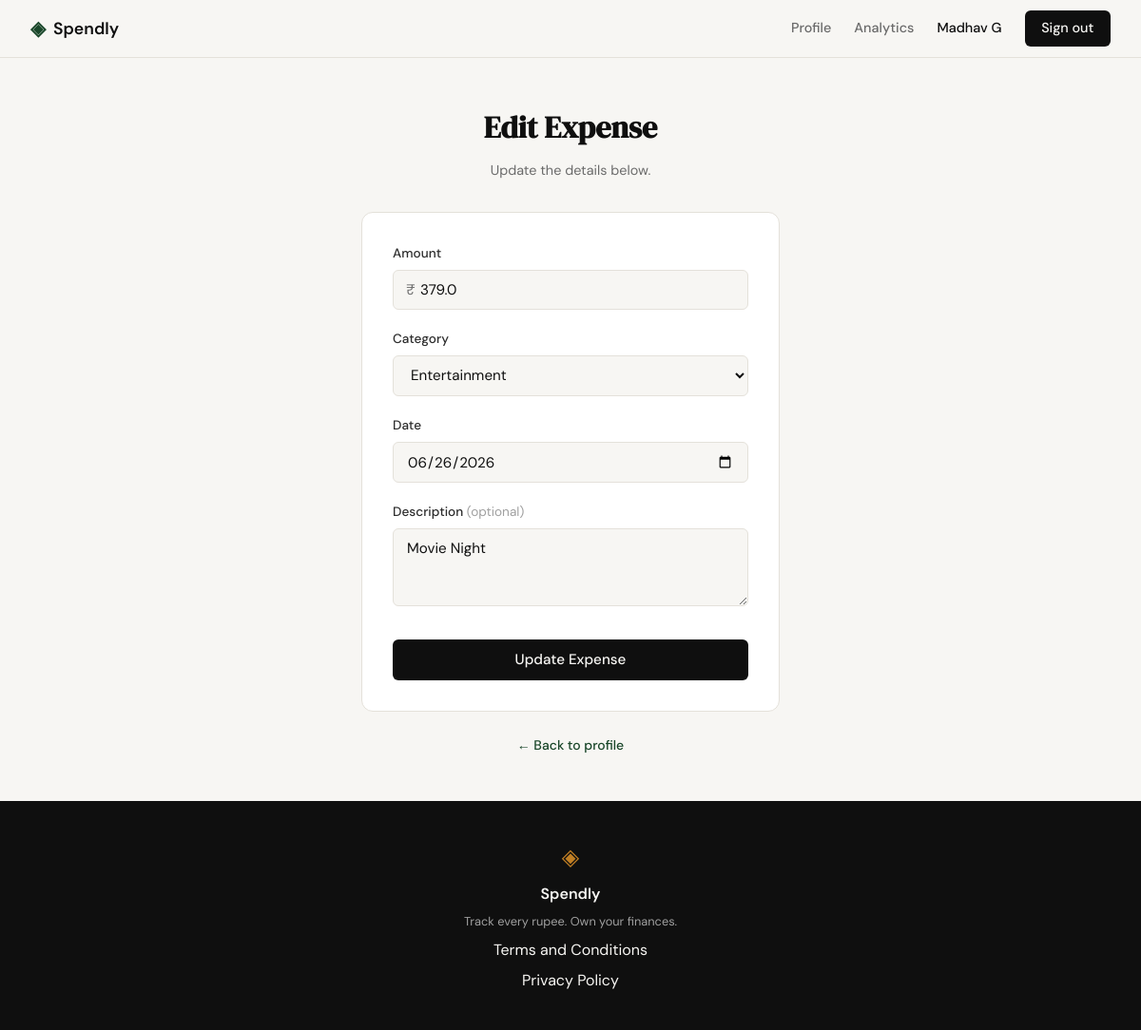
Screenshot of /expenses/20/edit (signed in) with the database file from the repository.
### tables this page shows
CREATE TABLE expenses (
            id          INTEGER PRIMARY KEY AUTOINCREMENT,
            user_id     INTEGER NOT NULL REFERENCES users(id),
            amount      REAL    NOT NULL,
            category    TEXT    NOT NULL,
            date        TEXT    NOT NULL,
            description TEXT,
            created_at  TEXT    DEFAULT (datetime('now'))
        );

### app.py (the view, shortened to what this page needs)
@app.route("/expenses/<int:id>/edit", methods=["GET", "POST"])
def edit_expense(id):
    if not session.get("user_id"):
        return redirect(url_for("login"))
    expense = get_expense_by_id(id, session["user_id"])
    if expense is None:
        abort(404)
    if request.method == "POST":
        if request.form.get("csrf_token") != session.get("csrf_token"):
            abort(403)
    if request.method == "GET":
        return render_template("edit_expense.html",
                               categories=CATEGORIES,
                               expense=expense)

### database/db.py (called while the page is built)
def get_db():
    conn = sqlite3.connect(DB_PATH)
    conn.row_factory = sqlite3.Row
    conn.execute("PRAGMA foreign_keys = ON")
    return conn

### database/queries.py (called while the page is built)
def get_expense_by_id(expense_id, user_id):
    conn = get_db()
    row = conn.execute(
        "SELECT id, amount, category, date, description FROM expenses "
        "WHERE id = ? AND user_id = ?",
        (expense_id, user_id),
    ).fetchone()
    conn.close()
    return row

### templates/edit_expense.html (shortened to what this page needs)
{% extends "base.html" %}
{% block content %}
<section class="auth-section">
  <div class="auth-container">
    <div class="auth-header">
      <h1 class="auth-title">Edit Expense</h1>
      <p class="auth-subtitle">Update the details below.</p>
    </div>
    <div class="auth-card">
      <form method="POST" action="{{ url_for('edit_expense', id=expense.id) }}">
        <div class="form-group">
          <label for="amount">Amount</label>
          <div class="input-prefix-wrapper">
            <span class="prefix">₹</span>
            <input type="number" id="amount" name="amount" class="form-input"
                   placeholder="0.00" step="0.01" min="0.01"
                   value="{{ amount if amount is defined else expense.amount }}" required>
          </div>
        </div>
        <div class="form-group">
          <label for="category">Category</label>
          <select id="category" name="category" class="form-input" required>
            {% set active_category = category if category is defined else expense.category %}
            {% for cat in categories %}
            <option value="{{ cat }}" {% if cat == active_category %}selected{% endif %}>{{ cat }}</option>
            {% endfor %}
          </select>
        </div>
        <div class="form-group">
          <label for="date">Date</label>
          <input type="date" id="date" name="date" class="form-input"
                 value="{{ date_value if date_value is defined else expense.date }}" required>
        </div>
        <div class="form-group">
          <label for="description">Description <span style="color: var(--ink-faint); font-weight: 400;">(optional)</span></label>
          <textarea id="description" name="description" class="form-input"
                    rows="3" maxlength="200"
                    placeholder="e.g. Lunch at café">{{ description if description is defined else (expense.description or '') }}</textarea>
        </div>
        <button type="submit" class="btn-submit">Update Expense</button>
      </form>
    </div>
    <p class="auth-switch"><a href="{{ url_for('profile') }}">← Back to profile</a></p>
  </div>
</section>
{% endblock %}

### static/css/style.css (style rules this page uses)
:root { --ink: #0f0f0f; --ink-soft: #2d2d2d; --ink-muted: #6b6b6b; --ink-faint: #a0a0a0; --paper: #f7f6f3; --paper-warm: #f0ede6; --paper-card: #ffffff; --accent: #1a472a; --accent-light: #e8f0eb; --accent-2: #c17f24; --accent-2-light: #fdf3e3; --danger: #c0392b; --danger-light: #fdecea; --border: #e4e1da; --border-soft: #eeebe4; --color-shopping: #3d6b8e; --color-shopping-light: #e3edf5; --color-transport: #6b5b95; --color-transport-light: #ede8f5; --font-display: 'DM Serif Display', Georgia, serif; --font-body: 'DM Sans', system-ui, sans-serif; --max-width: 1200px; --auth-width: 440px; --radius-sm: 6px; --radius-md: 12px; --radius-lg: 20px; }
*, *::before, *::after { box-sizing: border-box; margin: 0; padding: 0; }
html { font-size: 16px; scroll-behavior: smooth; }
body { background: var(--paper); color: var(--ink); font-family: var(--font-body); font-size: 1rem; line-height: 1.6; -webkit-font-smoothing: antialiased; }
a { color: inherit; text-decoration: none; }
.auth-section { min-height: calc(100vh - 60px - 100px); display: flex; align-items: center; justify-content: center; padding: 3rem 2rem; }
.auth-container { width: 100%; max-width: var(--auth-width); }
.auth-header { text-align: center; margin-bottom: 2rem; }
.auth-title { font-family: var(--font-display); font-size: 2rem; color: var(--ink); margin-bottom: 0.5rem; }
.auth-subtitle { font-size: 0.9rem; color: var(--ink-muted); }
.auth-card { background: var(--paper-card); border: 1px solid var(--border); border-radius: var(--radius-md); padding: 2rem; margin-bottom: 1.5rem; }
.form-group { margin-bottom: 1.25rem; }
.form-group label { display: block; font-size: 0.85rem; font-weight: 500; color: var(--ink-soft); margin-bottom: 0.4rem; }
.form-input { width: 100%; padding: 0.6rem 0.875rem; border: 1px solid var(--border); border-radius: var(--radius-sm); font-family: var(--font-body); font-size: 0.95rem; color: var(--ink); background: var(--paper); outline: none; transition: border-color 0.2s; }
.form-input::placeholder { color: var(--ink-faint); }
.btn-submit { width: 100%; padding: 0.7rem; background: var(--ink); color: var(--paper); border: none; border-radius: var(--radius-sm); font-family: var(--font-body); font-size: 0.95rem; font-weight: 500; cursor: pointer; transition: background 0.2s; margin-top: 0.5rem; }
.auth-switch { text-align: center; font-size: 0.875rem; color: var(--ink-muted); }
.auth-switch a { color: var(--accent); font-weight: 500; }
.input-prefix-wrapper { position: relative; }
.input-prefix-wrapper .prefix { position: absolute; left: 0.875rem; top: 50%; transform: translateY(-50%); color: var(--ink-muted); pointer-events: none; font-size: 0.95rem; }
.input-prefix-wrapper .form-input { padding-left: 1.75rem; }

### rows the page displays
expenses: amount "379.0", category "Entertainment", date "06/26/2026", description "Movie Night"

### other values shown
{{ session["user_name"] }} "Madhav G"
